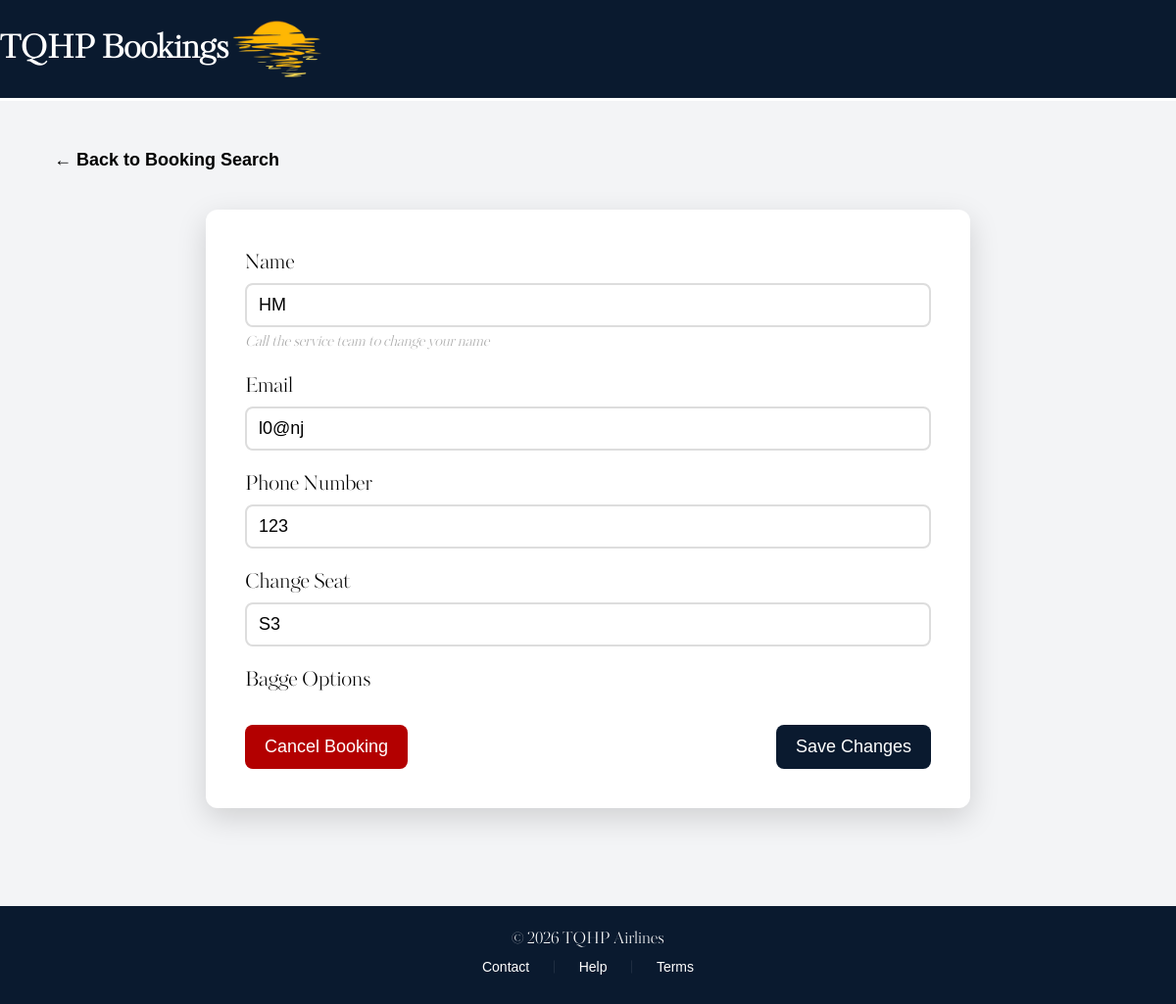
Screenshot of /editBooking/11 with the database file from the repository.
### tables this page shows
CREATE TABLE Customer (
    customerID INTEGER PRIMARY KEY AUTOINCREMENT,
    customerName TEXT NOT NULL,
    customerAddress TEXT NOT NULL,
    customerEmail TEXT NOT NULL,
    customerPhoneNum TEXT NOT NULL
);

CREATE TABLE Seat (
    seatID INTEGER PRIMARY KEY AUTOINCREMENT,
    seatNumber TEXT,
    seatCost INTEGER NOT NULL,
    bookingID INTEGER,
    flightNumber INTEGER NOT NULL,
    FOREIGN KEY (bookingID) REFERENCES Booking(bookingID),
    FOREIGN KEY (flightNumber) REFERENCES Flight(flightNumber)
);

### project/app.py (the view, shortened to what this page needs)
@app.route("/editBooking/<int:bookingID>", methods=["GET", "POST"])
def editBooking(bookingID):
    conn = getDbConnection()
    b = conn.execute("""SELECT * from Booking INNER JOIN Customer ON Booking.customerID = Customer.customerID INNER JOIN Seat on Booking.seatID = Seat.seatID WHERE Booking.bookingID = ?""", (bookingID,)).fetchone()
    custId = conn.execute("""SELECT customerID FROM Booking WHERE Booking.bookingID = ?""", (bookingID,)).fetchone()[0]
    if b is None:
        conn.close()
        return """<script>
        alert('Booking does not exist');
        window.history.back();
        </script>"""
    booking = conn.execute("SELECT * FROM Booking INNER JOIN Customer ON Booking.customerID = Customer.customerID INNER JOIN Seat ON Booking.seatID = Seat.seatID WHERE Booking.bookingID =?", (bookingID,)).fetchone()
    conn.close()
    return render_template("editBooking.html", booking=booking)

### project/app.py (called while the page is built)
def getDbConnection():
    conn = sqlite3.connect("AirPlaneSystem.db")
    conn.row_factory = sqlite3.Row
    return conn

### project/templates/editBooking.html (shortened to what this page needs)
<!DOCTYPE html>
<html lang="en">
<head>
    <link rel="stylesheet" href="{{ url_for('static', filename='editBooking.css') }}">
</head>
<body>
<div id="top">
    <h1>TQHP Bookings</h1>
    <img id="logo" src="{{ url_for('static', filename='Images/sunset logo.png') }}">
</div>
<div id="main">
    <div id="backButton">
        <button onclick="location.href='/retrieveBooking'">← Back to Booking Search</button>
    </div>
    <div id="info">
        <form method="POST">
            <div class="Entries">
                <label>Name</label>
                <input type="text" name="customerName" value="{{ booking['customerName'] }}" readonly>
                <div id="subtle-text">Call the service team to change your name</div>
            </div>
            <div class="Entries">
                <label>Email</label>
                <input type="text" name="customerEmail" value="{{ booking['customerEmail'] }}" required>
            </div>
            <div class="Entries">
                <label>Phone Number</label>
                <input type="text" name="customerPhoneNum" value="{{ booking['customerPhoneNum'] }}" required>
            </div>
            <div class="Entries">
                <label>Change Seat</label>
                <input type="text" name="seatNumber" value="{{ booking['seatNumber'] }}" required>
            </div>
            <div class="Entries">
                <label>Bagge Options</label>
            </div>
            <div class="Buttons">
                <button class="cancel" type = "button" onclick="location.href='/deleteBooking/{{ booking['bookingID'] }}'">Cancel Booking</button>
                <button class="save" type="submit">Save Changes</button>
            </div>
        </form>
    </div>
</div>
<div class="bottom">
    © 2026 TQHP Airlines
    <br>
<div id="buttons">
    <button>Contact</button>
    <span class="divider">|</span>
    <button>Help</button>
    <span class="divider">|</span>
    <button onclick="location.href='/terms'">Terms</button>
</div>
</div>
</body>
</html>

### project/static/editBooking.css (style rules this page uses)
html, body { margin: 0; width: 100%; font-family: 'KudryashevDisplay', sans-serif; background: #F3F4F6; }
#top { background: #0A1A2F; color: white; font-size: 16px; display: flex; align-items: center; justify-content: flex-start; border-bottom: 3px solid white; height: 20%; }
#logo { height: 100px; width: auto; }
#main { display: flex; flex-direction: column; align-items: center; padding: 40px 20px; }
#backButton { align-self: flex-start; margin-left: 20px; }
#backButton button { background: transparent; border: none; color: black; font-size: 18px; font-weight: bold; cursor: pointer; padding: 10px 15px; transition: 0.2s ease; }
#info { background: white; padding: 40px; width: 700px; max-width: 90%; border-radius: 12px; box-shadow: 0 10px 30px rgba(0,0,0,0.15); margin-top: 30px; }
.Entries { font-size: 20px; margin-bottom: 20px; display: flex; flex-direction: column; }
#info input { font-size: 18px; padding: 10px 12px; border: 2px solid #ddd; border-radius: 8px; margin-top: 5px; transition: 0.2s ease; }
#subtle-text { font-style: italic; font-size: 14px; color: darkgrey; margin-top: 5px; }
.Buttons { display: flex; justify-content: space-between; margin-top: 30px; }
.Buttons button { padding: 12px 20px; font-size: 18px; border-radius: 8px; cursor: pointer; border: none; transition: 0.2s ease; }
.cancel { background: #b30000; color: white; }
.save { background: #0A1A2F; color: white; }
.bottom { margin-top: 60px; background: #0A1A2F; color: white; height: 100px; display: flex; flex-direction: column; justify-content: center; align-items: center; text-align: center; width: 100%; font-weight:600px; }
#buttons button { background: transparent; border: none; color: white; font-size: 14px; cursor: pointer; padding: 8px 14px; transition: opacity 0.2s ease; }
.divider { color: white; opacity: 0.5; margin: 0 6px; }

### rows the page displays
Customer: customerName "HM", customerEmail "l0@nj", customerPhoneNum "123"
Seat: seatNumber "S3"
